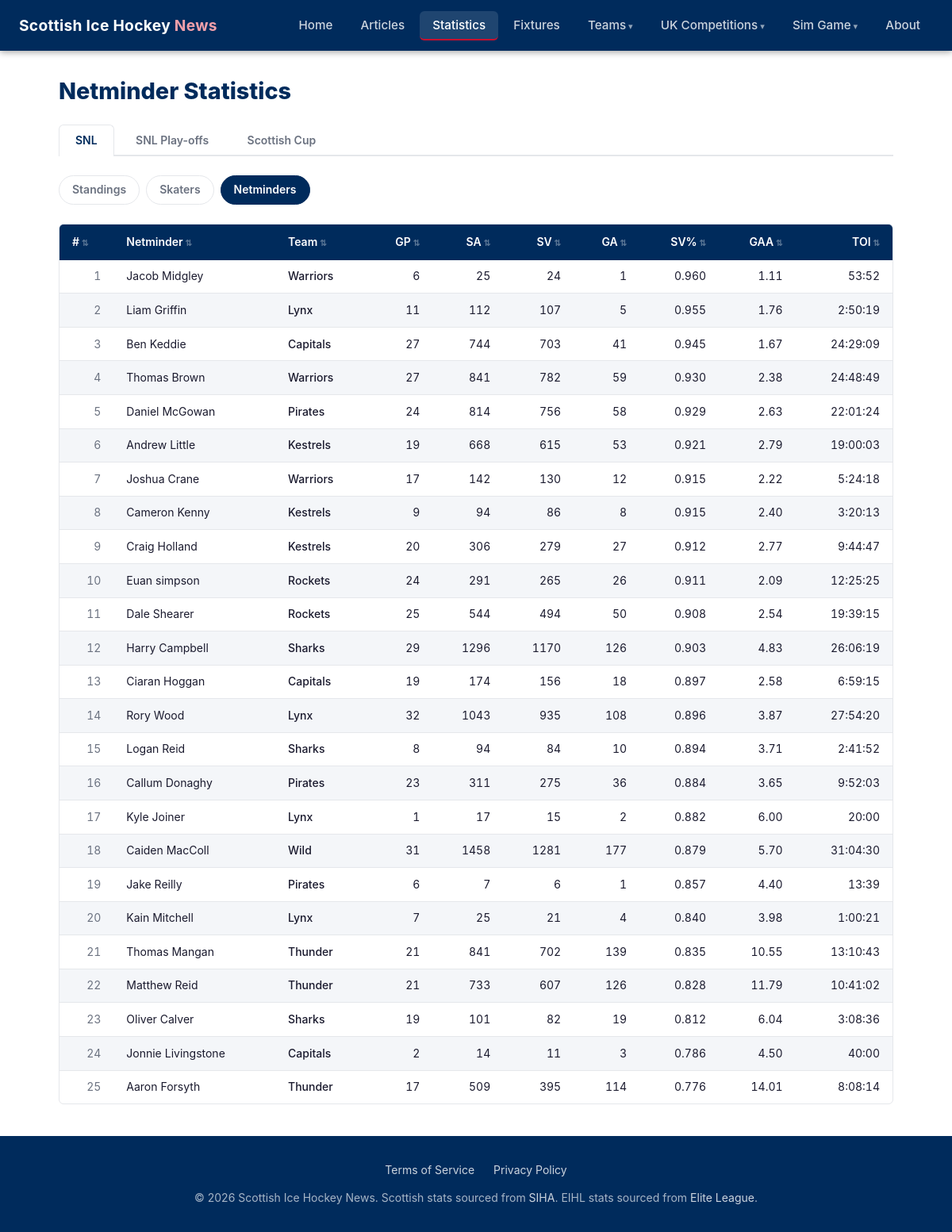
Page /statistics/netminders/ on the earlier database version.
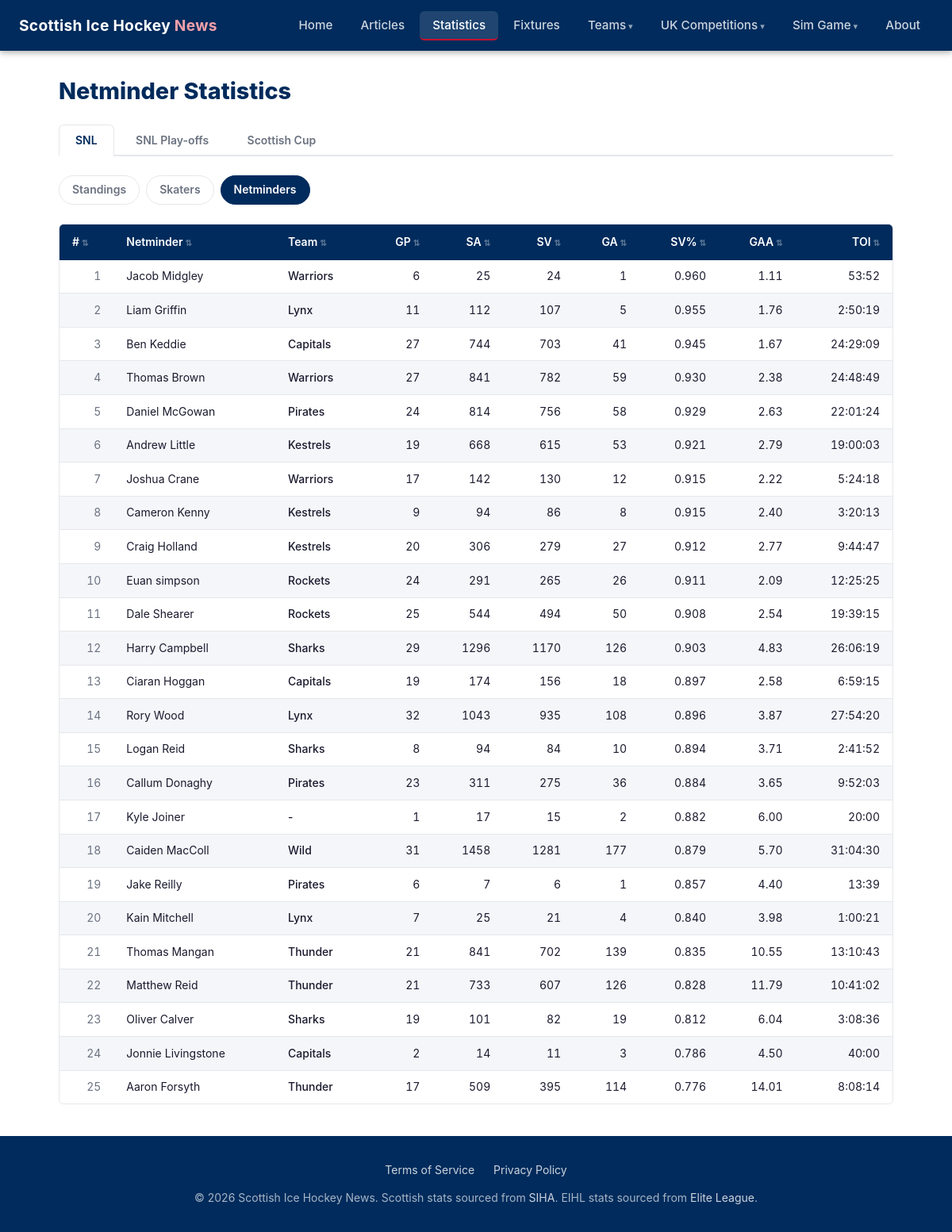
Same page on the later database version.
### tables this page shows
CREATE TABLE "season_netminder_stats" (
                id             INTEGER PRIMARY KEY,
                season         TEXT    NOT NULL DEFAULT '2025-26',
                competition_id INTEGER NOT NULL REFERENCES competitions(id),
                player_id      INTEGER NOT NULL REFERENCES players(id),
                team_id        INTEGER NOT NULL REFERENCES teams(id),
                gp             INTEGER,
                shots_against  INTEGER,
                saves          INTEGER,
                goals_against  INTEGER,
                save_pct       REAL,
                gaa            REAL,
                toi            TEXT,
                scraped_at     TEXT    NOT NULL,
                UNIQUE (season, competition_id, player_id)
            );

CREATE TABLE players (
            id   INTEGER PRIMARY KEY,
            slug TEXT    NOT NULL UNIQUE,
            name TEXT    NOT NULL
        );

CREATE TABLE teams (
            id   INTEGER PRIMARY KEY,
            slug TEXT    NOT NULL UNIQUE,
            name TEXT    NOT NULL
        );

### web/app.py (the view)
@app.route("/statistics/netminders/")
def stats_netminders():
    season = request.args.get("season", CURRENT_SEASON)
    if season not in SEASONS:
        season = CURRENT_SEASON
    comp = request.args.get("comp", "SNL")
    if comp not in COMPETITIONS:
        comp = "SNL"
    netminders = db_queries.get_netminder_stats(comp, season=season)
    return render_template(
        "stats_netminders.html",
        comp=comp,
        competitions=COMPETITIONS,
        season=season,
        seasons=SEASONS,
        netminders=netminders,
    )

### web/app.py (called while the page is built)
@app.template_filter("short_name")
def short_name_filter(db_name):
    return TEAM_DISPLAY.get(db_name, {}).get("short", db_name)

@app.template_filter("team_slug")
def team_slug_filter(db_name):
    return TEAM_DISPLAY.get(db_name, {}).get("slug", db_name.lower().replace(" ", "-"))

### web/db_queries.py (called while the page is built)
def get_connection():
    conn = sqlite3.connect(DB_PATH)
    conn.row_factory = sqlite3.Row
    conn.execute("PRAGMA journal_mode=WAL")
    conn.execute("PRAGMA foreign_keys=ON")
    return conn

def get_netminder_stats(comp_name="SNL", season=CURRENT_SEASON):
    conn = get_connection()
    try:
        if comp_name == "SNL Play-offs":
            return _netminder_stats_from_events(conn, comp_name, season)
        rows = conn.execute(
            """
            SELECT p.name AS player_name, t.name AS team_name,
                   s.gp, s.shots_against, s.saves, s.goals_against,
                   s.save_pct, s.gaa, s.toi
            FROM season_netminder_stats s
            JOIN players p ON p.id = s.player_id
            JOIN teams t ON t.id = s.team_id
            JOIN competitions c ON c.id = s.competition_id
            WHERE c.name = ? AND s.season = ?
            ORDER BY s.save_pct DESC
            """,
            (comp_name, season),
        ).fetchall()
        return [dict(r) for r in rows]
    finally:
        conn.close()

### web/templates/stats_netminders.html (shortened to what this page needs)
{% extends "base.html" %}
{% block content %}
<h1 class="page-title">Netminder Statistics</h1>
<div class="comp-tabs">
  {% for c in competitions %}
    <a href="{{ url_for('stats_netminders', comp=c) }}"
       class="comp-tab {{ 'active' if c == comp else '' }}">{{ c }}</a>
  {% endfor %}
</div>
<div class="stats-nav">
  <a href="{{ url_for('statistics', comp=comp) }}" class="stats-nav-link">Standings</a>
  <a href="{{ url_for('stats_skaters', comp=comp) }}" class="stats-nav-link">Skaters</a>
  <a href="{{ url_for('stats_netminders', comp=comp) }}" class="stats-nav-link active">Netminders</a>
</div>
{% if netminders %}
  <div class="table-wrapper">
    <table class="sortable">
      <thead>
        <tr>
          <th data-sort-rank>#</th>
          <th>Netminder</th>
          <th>Team</th>
          <th class="num">GP</th>
          <th class="num">SA</th>
          <th class="num">SV</th>
          <th class="num">GA</th>
          <th class="num">SV%</th>
          <th class="num">GAA</th>
          <th class="num">TOI</th>
        </tr>
      </thead>
      <tbody>
        {% for n in netminders %}
          <tr>
            <td class="num text-muted">{{ loop.index }}</td>
            <td>{{ n.player_name }}</td>
            <td><a href="{{ url_for('team_detail', slug=n.team_name|team_slug) }}" class="team-name-link">{{ n.team_name | short_name }}</a></td>
            <td class="num">{{ n.gp }}</td>
            <td class="num">{{ n.shots_against if n.shots_against is not none else '–' }}</td>
            <td class="num">{{ n.saves if n.saves is not none else '–' }}</td>
            <td class="num">{{ n.goals_against if n.goals_against is not none else '–' }}</td>
            <td class="num">{{ '%.3f'|format(n.save_pct) if n.save_pct is not none else '–' }}</td>
            <td class="num">{{ '%.2f'|format(n.gaa) if n.gaa is not none else '–' }}</td>
            <td class="num">{{ n.toi or '–' }}</td>
          </tr>
        {% endfor %}
      </tbody>
    </table>
  </div>
{% else %}
  <p class="no-data">No netminder stats available for {{ comp }}.</p>
{% endif %}
{% endblock %}

### web/templates/base.html (shortened to what this page needs)
<!DOCTYPE html>
<html lang="en">
<head>
  <link rel="stylesheet" href="{{ url_for('static', filename='css/style.css') }}?v={{ static_version }}">
</head>
<body>
<header>
  <a class="site-title" href="{{ url_for('home') }}">
    Scottish Ice Hockey <span>News</span>
  </a>
  <nav id="mainNav">
    <ul>
      <li><a href="{{ url_for('home') }}"
             class="{{ 'active' if request.endpoint == 'home' else '' }}">Home</a></li>
      <li><a href="{{ url_for('articles_list') }}"
             class="{{ 'active' if request.endpoint in ('articles_list', 'article_detail') else '' }}">Articles</a></li>
      {% if league_ctx == 'eihl' %}
        <li><a href="{{ url_for('eihl_statistics') }}"
               class="{{ 'active' if request.endpoint in ('eihl_statistics', 'eihl_stats_skaters', 'eihl_stats_goalies') else '' }}">Statistics</a></li>
      {% elif league_ctx == 'wnihl' %}
        <li><a href="{{ url_for('wnihl_statistics') }}"
               class="{{ 'active' if request.endpoint == 'wnihl_statistics' else '' }}">Statistics</a></li>
      {% else %}
        <li><a href="{{ url_for('statistics') }}"
               class="{{ 'active' if request.endpoint in ('statistics', 'stats_skaters', 'stats_netminders') else '' }}">Statistics</a></li>
      {% endif %}
      {% if league_ctx == 'eihl' %}
        <li><a href="{{ url_for('eihl_fixtures') }}"
               class="{{ 'active' if request.endpoint in ('eihl_fixtures', 'eihl_game_detail') else '' }}">Fixtures</a></li>
      {% elif league_ctx == 'wnihl' %}
        <li><a href="{{ url_for('wnihl_fixtures') }}"
               class="{{ 'active' if request.endpoint == 'wnihl_fixtures' else '' }}">Fixtures</a></li>
      {% else %}
        <li><a href="{{ url_for('fixtures') }}"
               class="{{ 'active' if request.endpoint in ('fixtures', 'event_detail') else '' }}">Fixtures</a></li>
      {% endif %}
      {% if league_ctx == 'eihl' %}
        <li class="nav-dropdown">
          <a href="{{ url_for('eihl_overview') }}"
             class="{{ 'active' if request.endpoint == 'eihl_team_detail' else '' }}">Teams</a>
          <ul class="dropdown-menu">
            {% for db_name, info in eihl_team_display.items() %}
              <li><a href="{{ url_for('eihl_team_detail', slug=info.slug) }}">{{ info.full }}</a></li>
            {% endfor %}
          </ul>
        </li>
      {% else %}
        <li class="nav-dropdown">
          <a href="{{ url_for('teams_list') }}"
             class="{{ 'active' if request.endpoint in ('teams_list', 'team_detail') else '' }}">Teams</a>
        </li>
      {% endif %}
      <li class="nav-dropdown">
        <a href="{{ url_for('home') }}"
           class="{{ 'active' if request.endpoint and (request.endpoint.startswith('eihl') or request.endpoint.startswith('wnihl')) else '' }}">UK Competitions</a>
      </li>
      <li class="nav-dropdown">
        <a href="{{ url_for('sim.index') }}"
           class="{{ 'active' if request.blueprint == 'sim' else '' }}">Sim Game</a>
      </li>
      <li><a href="{{ url_for('about') }}"
             class="{{ 'active' if request.endpoint == 'about' else '' }}">About</a></li>
    </ul>
  </nav>
</header>
<main>
  {% block content %}{% endblock %}
</main>
<footer>
  <div class="footer-links">
    <a href="{{ url_for('terms') }}">Terms of Service</a>
    <a href="{{ url_for('privacy') }}">Privacy Policy</a>
  </div>
  <p>&copy; {{ current_year }} Scottish Ice Hockey News. Scottish stats sourced from <a href="https://www.siha-uk.co.uk" target="_blank" rel="noopener">SIHA</a>. EIHL stats sourced from <a href="https://www.eliteleague.co.uk" target="_blank" rel="noopener">Elite League</a>.</p>
</footer>
</body>
</html>

### web/static/css/style.css (style rules this page uses)
:root { --primary: #002B5C; --accent: #C8102E; --bg: #ffffff; --bg-subtle: #f4f6f9; --text: #1a1a2e; --text-muted: #6b7280; --border: #e5e7eb; --nav-height: 64px; --radius: 6px; }
*, *::before, *::after { box-sizing: border-box; margin: 0; padding: 0; }
body { font-family: -apple-system, BlinkMacSystemFont, 'Segoe UI', Roboto, sans-serif; color: var(--text); background: var(--bg); line-height: 1.6; min-height: 100vh; display: flex; flex-direction: column; }
main { flex: 1; }
a { color: var(--primary); }
header { background: var(--primary); color: #fff; height: var(--nav-height); display: flex; align-items: center; padding: 0 1.5rem; position: sticky; top: 0; z-index: 100; box-shadow: 0 2px 8px rgba(0, 0, 0, 0.35); }
.site-title { font-size: 1.2rem; font-weight: 700; color: #fff; text-decoration: none; margin-right: auto; letter-spacing: 0.3px; }
.site-title span { color: #f4a0aa; }
nav > ul { list-style: none; display: flex; gap: 0.2rem; }
nav a { color: rgba(255, 255, 255, 0.8); text-decoration: none; padding: 0.5rem 1rem; border-radius: var(--radius); font-size: 0.95rem; font-weight: 500; transition: background 0.15s, color 0.15s; white-space: nowrap; }
nav a.active { color: #fff; background: rgba(255, 255, 255, 0.12); border-bottom: 2px solid var(--accent); }
.nav-dropdown { position: relative; }
.nav-dropdown > a::after { content: ' ▾'; font-size: 0.7rem; opacity: 0.7; }
main { max-width: 1100px; margin: 0 auto; padding: 2rem 1.5rem; width: 100%; }
h1, h2, h3 { line-height: 1.3; }
.page-title { font-size: 1.8rem; font-weight: 800; color: var(--primary); margin-bottom: 1.5rem; }
.text-muted { color: var(--text-muted); font-size: 0.875rem; }
.table-wrapper { overflow-x: auto; border-radius: var(--radius); border: 1px solid var(--border); margin-bottom: 0.5rem; }
table { width: 100%; border-collapse: collapse; font-size: 0.875rem; }
thead th { background: var(--primary); color: #fff; padding: 0.7rem 1rem; text-align: left; font-weight: 600; white-space: nowrap; }
thead th.num { text-align: right; }
tbody tr:nth-child(even) { background: var(--bg-subtle); }
tbody td { padding: 0.6rem 1rem; border-bottom: 1px solid var(--border); white-space: nowrap; }
tbody td.num { text-align: right; font-variant-numeric: tabular-nums; }
tbody tr:last-child td { border-bottom: none; }
.comp-tabs { display: flex; gap: 0.4rem; border-bottom: 2px solid var(--border); margin-bottom: 1.5rem; }
.comp-tab { padding: 0.5rem 1.25rem; border-radius: var(--radius) var(--radius) 0 0; text-decoration: none; font-weight: 600; font-size: 0.875rem; color: var(--text-muted); border: 1px solid transparent; border-bottom: none; margin-bottom: -2px; transition: color 0.15s; }
.comp-tab.active { background: var(--bg); color: var(--primary); border-color: var(--border); border-bottom-color: var(--bg); }
.stats-nav { display: flex; gap: 0.5rem; margin-bottom: 1.5rem; }
.stats-nav-link { padding: 0.4rem 1rem; border-radius: 20px; text-decoration: none; font-size: 0.875rem; font-weight: 600; color: var(--text-muted); border: 1px solid var(--border); transition: all 0.15s; }
.stats-nav-link.active { background: var(--primary); color: #fff; border-color: var(--primary); }
.team-name-link { display: inline-flex; align-items: center; text-decoration: none; color: var(--text); font-weight: 500; }
footer { background: var(--primary); color: rgba(255, 255, 255, 0.65); text-align: center; padding: 2rem 1.5rem; font-size: 0.875rem; margin-top: auto; }
footer a { color: rgba(255, 255, 255, 0.8); text-decoration: none; }
.footer-links { display: flex; justify-content: center; gap: 1.5rem; margin-bottom: 0.75rem; }
.th-sortable { cursor: pointer; user-select: none; white-space: nowrap; }
.th-sortable::after { content: ' ⇅'; opacity: 0.35; font-size: 0.75em; }

Differences in the rows shown:
changed season_netminder_stats "Kyle Joiner": team_name|short_name "Lynx" → "-"
